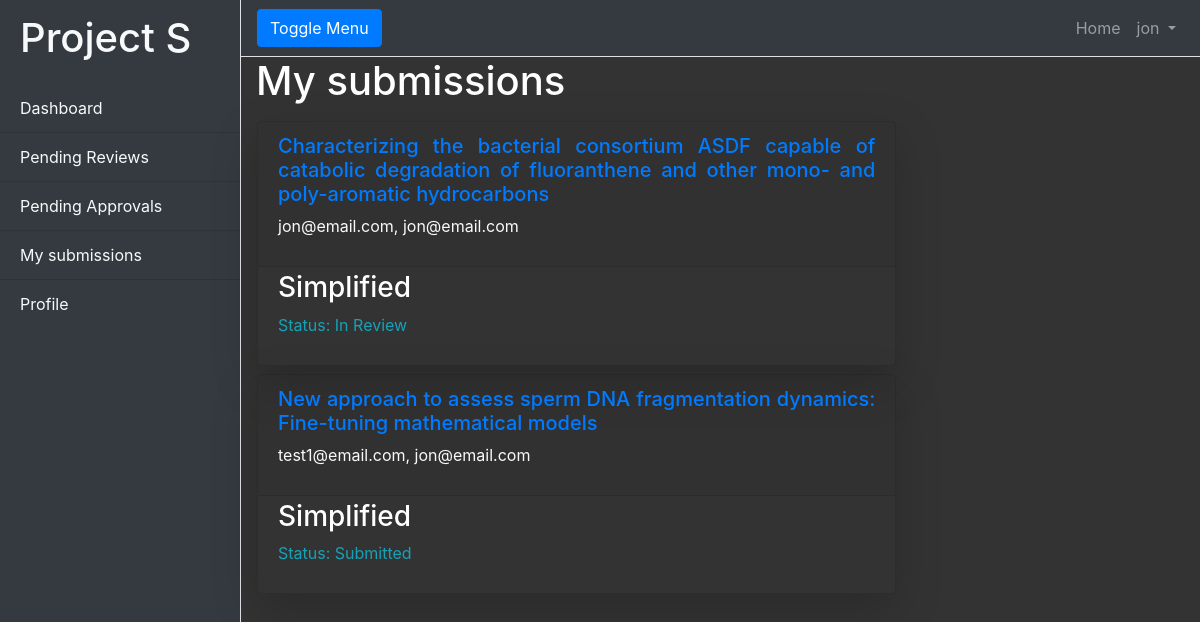
The page /reviews/my_submissions (signed in) on the database as committed earlier.
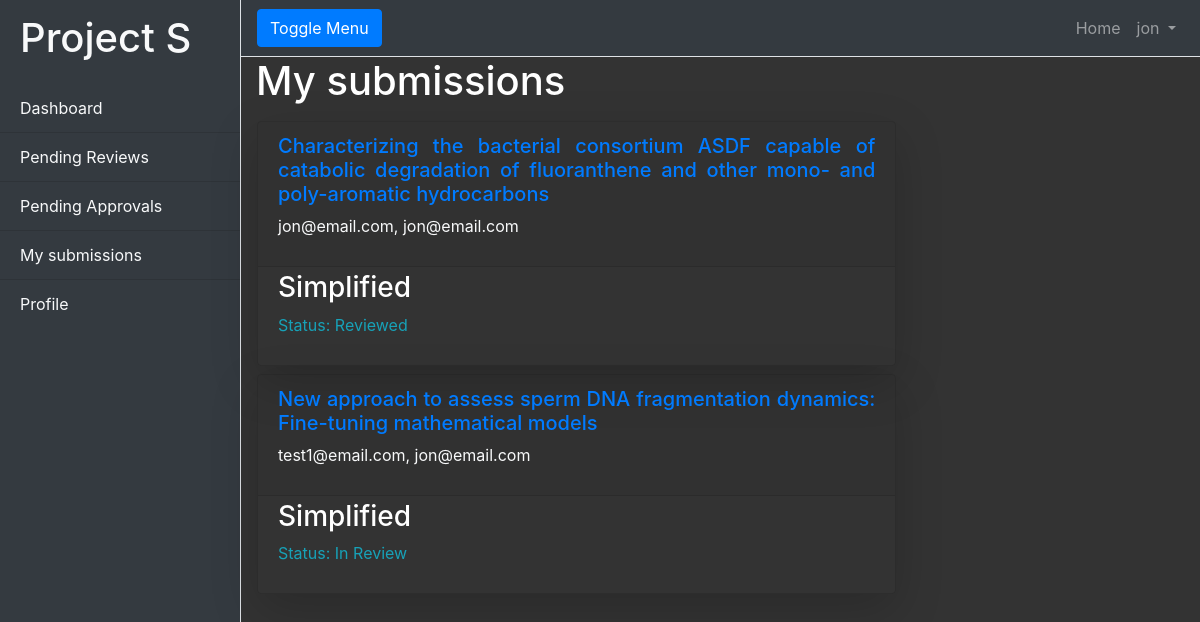
The same page on the database as committed later.
### Articles/models.py (models this page shows, shortened)
class S_article_submission(models.Model):
    class submission_status(models.TextChoices):
        not_submitted = 'Awaiting submission', ('Awaiting submission')
        submitted = 'Submitted', ('Submitted')
        in_review = 'In Review', ('In Review')
        reviewed = 'Reviewed', ('Reviewed')
        approved = 'Approved', ('Approved')
    article = models.ForeignKey(Article, on_delete= models.CASCADE, related_name='submission')
    created_by = models.ForeignKey(settings.AUTH_USER_MODEL, on_delete=models.CASCADE, related_name='created_this_submission')
    created_at = models.DateTimeField(auto_now_add=True)
    updated_at = models.DateTimeField(auto_now=True)
    status = models.CharField(max_length=150, choices=submission_status.choices, default = submission_status.not_submitted)
    reviewed_by = models.ForeignKey(settings.AUTH_USER_MODEL, on_delete=models.CASCADE, related_name='reviewed_this_submission', null=True, blank=True)
    text = RichTextField(blank=True, null=True)

class Article (models.Model):
    name = models.CharField(max_length = 255)
    link = models.URLField()
    PI = models.ForeignKey(settings.AUTH_USER_MODEL, on_delete= models.CASCADE, related_name='article_PI')
    first_author = models.ForeignKey(settings.AUTH_USER_MODEL, on_delete= models.CASCADE, related_name='article_FA')
    article_text = RichTextField(blank = True, null=True)
    reviewers = models.ManyToManyField(settings.AUTH_USER_MODEL, related_name='can_review')
    approvers = models.ManyToManyField(settings.AUTH_USER_MODEL, related_name='can_approve')

### Accounts/models.py (models this page shows, shortened)
class User(AbstractUser):
    class UserType(models.TextChoices):
        PI = 'PI', ('Principal Investigator')
        Grads = 'Grads', ('Graduate Student')
        Undergrad = 'Undergrad', ('Undergrad')
    username = models.CharField(max_length=50)
    email = models.EmailField(unique=True)
    type = models.CharField(max_length = 150, choices = UserType.choices, default = UserType.Undergrad)
    USERNAME_FIELD = 'email'
    REQUIRED_FIELDS = ['username', 'type']
    objects = CustomUserManager()

### Reviews/views.py (the view, shortened to what this page needs)
# urls.py: path('my_submissions', views.SubmitterInbox.as_view(), name='submitter_inbox'),
@method_decorator(login_required, name='dispatch')
class SubmitterInbox(ListView):
    model = S_article_submission
    paginate_by = 5
    context_object_name = 'submissions'
    template_name = 'submitter_inbox.html'
    def get_queryset(self, *args, **kwargs):
        user = self.request.user
        queryset = S_article_submission.objects.filter(created_by = user)
        return queryset

### templates/submitter_inbox.html (shortened to what this page needs)
{% extends 'review.html' %}
{% block content %}
<div class="container-fluid">
    <h1 class="text-justify text-white"> My submissions </h1>
</div>
<div class="container-fluid m-3">
    <div class="row">
        <div class="col-8">
            {% for submission in submissions %}
            <div class="row">
                <div class="card bg-transparent mb-2 shadow-lg" style="width: 60rem;" >
                    <div class="card-header text-justify">
                        <h5><a href="#">{{submission.article.name}}</a></h5>
                        <p class="text-light">
                            {{submission.article.first_author}}, {{submission.article.PI}}
                        </p>
                    </div>
                    <div class="card-body pt-1 overflow-auto">
                        <h3 class="text-white">Simplified</h3>
                        <div class="card-text text-justify ">
                            <div class="d-flex justify-content-between text-info my-2">
                                <div>
                                    Status: {{submission.status}}
                                </div>
                            </div>
                        </div>
                    </div>
                </div>
            </div>
            {% endfor %}
        </div>
    </div>
</div>
{% endblock content %}

Rows that differ between the two databases and show on the page:
changed S_article_submission: status "In Review" → "Reviewed"
changed S_article_submission "test1@email.com": status "Submitted" → "In Review"
